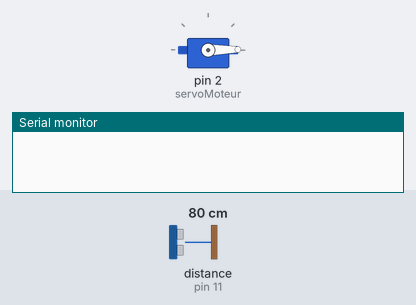
This sketch was run on a simulated Arduino Uno, built with avr-gcc and run on an emulated ATmega328P. On the bench: servo, the last lines printed to the serial monitor. Wiring (inferred from the names in the program): ultrasonic range finder: trigger pin 12; echo pin 11. Inputs (shaded band) come from the test bench; at power-on: distance to the obstacle (sensor on pin 11) 80 cm. The echo pulse lasts 58.3 µs per cm.

Above: at 0.1 s.
4.3 s: distance to the obstacle (sensor on pin 11) set to 2 cm
At 5.2 s:
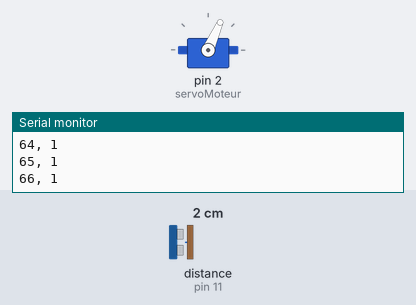
7.3 s: distance to the obstacle (sensor on pin 11) set to 120 cm
At 8.1 s:
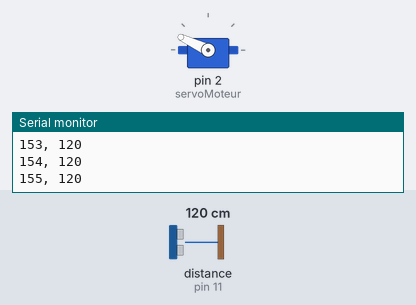
10.3 s: distance to the obstacle (sensor on pin 11) set to 4 cm
At 11.3 s:
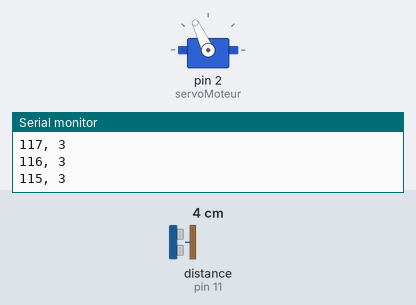
Timing chart, 0 to 19.3 s (numbered marks = the images above; inputs shaded):
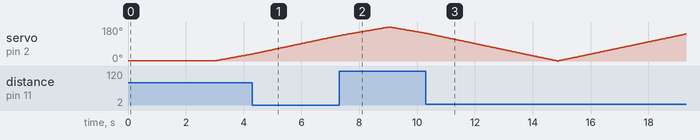

The sketch:

Servomoteur_ultrason.ino
```cpp
#include <Servo.h>

Servo servoMoteur;
int trig = 12;
int echo = 11;
long lecture_echo;
long cm;

void setup() {
  servoMoteur.attach(2);
  servoMoteur.write(1);
  pinMode(trig, OUTPUT);
  digitalWrite(trig, LOW);
  pinMode(echo, INPUT);
  Serial.begin(115200);
  Serial.setTimeout(1);
  delay(3000);

}

int get_distance(){
  digitalWrite(trig, HIGH);
  delayMicroseconds(10);
  digitalWrite(trig, LOW);
  lecture_echo = pulseIn(echo, HIGH);
  cm = lecture_echo / 58;
  return cm;
}

void loop() {
  // tour de 0 à 180º
  for (int i = 1; i <= 180; i++){
    servoMoteur.write(i);
    int distance = get_distance();
    Serial.print(i);
    Serial.print(", ");
    Serial.print(distance);
    Serial.println("");
    delay(30);
  }
 // tour de 180 a 0º
  for (int i = 179; i >= 0; i--){
    servoMoteur.write(i);
    int distance = get_distance();
    Serial.print(i);
    Serial.print(", ");
    Serial.print(distance);
    Serial.println("");
    delay(30);
  }
}
```
